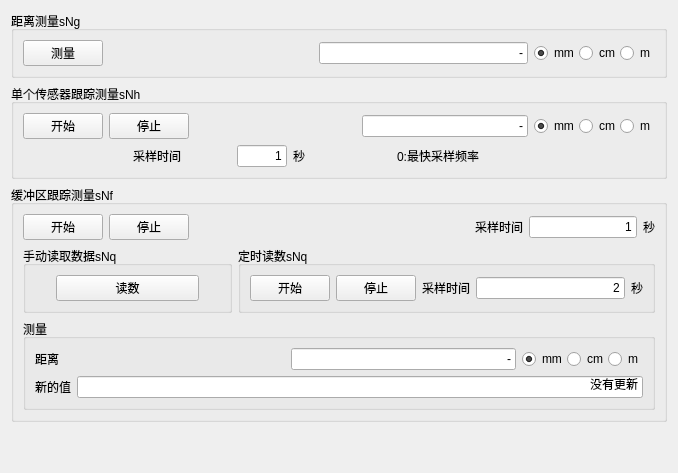
              <widget class="QWidget" name="tab_measure">
               <attribute name="title">
                <string>测量</string>
               </attribute>
               <layout class="QVBoxLayout" name="verticalLayout_17">
                <item>
                 <layout class="QVBoxLayout" name="verticalLayout_18">
                  <item>
                   <widget class="QGroupBox" name="groupBox_messure">
                    <property name="title">
                     <string>距离测量sNg</string>
                    </property>
                    <layout class="QVBoxLayout" name="verticalLayout_5">
                     <item>
                      <layout class="QHBoxLayout" name="horizontalLayout_6">
                       <property name="leftMargin">
                        <number>0</number>
                       </property>
                       <property name="rightMargin">
                        <number>0</number>
                       </property>
                       <item>
                        <widget class="QPushButton" name="distance_measure">
                         <property name="text">
                          <string>测量</string>
                         </property>
                        </widget>
                       </item>
                       <item>
                        <spacer name="horizontalSpacer_15">
                         <property name="orientation">
                          <enum>Qt::Horizontal</enum>
                         </property>
                         <property name="sizeHint" stdset="0">
                          <size>
                           <width>40</width>
                           <height>20</height>
                          </size>
                         </property>
                        </spacer>
                       </item>
                       <item>
                        <widget class="QLineEdit" name="distance_display">
                         <property name="text">
                          <string>-</string>
                         </property>
                         <property name="alignment">
                          <set>Qt::AlignRight|Qt::AlignTrailing|Qt::AlignVCenter</set>
                         </property>
                        </widget>
                       </item>
                       <item>
                        <layout class="QHBoxLayout" name="horizontalLayout_5">
                         <property name="spacing">
                          <number>0</number>
                         </property>
                         <item>
                          <widget class="QRadioButton" name="distance_mm">
                           <property name="text">
                            <string>mm</string>
                           </property>
                           <property name="checked">
                            <bool>true</bool>
                           </property>
                          </widget>
                         </item>
                         <item>
                          <widget class="QRadioButton" name="distance_cm">
                           <property name="text">
                            <string>cm</string>
                           </property>
                          </widget>
                         </item>
                         <item>
                          <widget class="QRadioButton" name="distance_m">
                           <property name="text">
                            <string>m</string>
                           </property>
                          </widget>
                         </item>
                        </layout>
                       </item>
                      </layout>
                     </item>
                    </layout>
                   </widget>
                  </item>
                  <item>
                   <widget class="QGroupBox" name="groupBox_sensor">
                    <property name="title">
                     <string>单个传感器跟踪测量sNh</string>
                    </property>
                    <layout class="QVBoxLayout" name="verticalLayout_7">
                     <item>
                      <layout class="QHBoxLayout" name="horizontalLayout_8">
                       <property name="sizeConstraint">
                        <enum>QLayout::SetMinimumSize</enum>
                       </property>
                       <item>
                        <widget class="QPushButton" name="sensor_start">
                         <property name="text">
                          <string>开始</string>
                         </property>
                        </widget>
                       </item>
                       <item>
                        <widget class="QPushButton" name="sensor_stop">
                         <property name="text">
                          <string>停止</string>
                         </property>
                        </widget>
                       </item>
                       <item>
                        <spacer name="horizontalSpacer_14">
                         <property name="orientation">
                          <enum>Qt::Horizontal</enum>
                         </property>
                         <property name="sizeHint" stdset="0">
                          <size>
                           <width>40</width>
                           <height>20</height>
                          </size>
                         </property>
                        </spacer>
                       </item>
                       <item>
                        <widget class="QLineEdit" name="sensor_distance">
                         <property name="text">
                          <string>-</string>
                         </property>
                         <property name="alignment">
                          <set>Qt::AlignRight|Qt::AlignTrailing|Qt::AlignVCenter</set>
                         </property>
                        </widget>
                       </item>
                       <item>
                        <layout class="QHBoxLayout" name="horizontalLayout_7">
                         <property name="spacing">
                          <number>0</number>
                         </property>
                         <item>
                          <widget class="QRadioButton" name="sensor_mm">
                           <property name="text">
                            <string>mm</string>
                           </property>
                           <property name="checked">
                            <bool>true</bool>
                           </property>
                          </widget>
                         </item>
                         <item>
                          <widget class="QRadioButton" name="sensor_cm">
                           <property name="text">
                            <string>cm</string>
                           </property>
                          </widget>
                         </item>
                         <item>
                          <widget class="QRadioButton" name="sensor_m">
                           <property name="text">
                            <string>m</string>
                           </property>
                          </widget>
                         </item>
                        </layout>
                       </item>
                      </layout>
                     </item>
                     <item>
                      <layout class="QHBoxLayout" name="horizontalLayout_10">
                       <property name="leftMargin">
                        <number>110</number>
                       </property>
                       <item>
                        <layout class="QHBoxLayout" name="horizontalLayout_9">
                         <item>
                          <widget class="QLabel" name="label_10">
                           <property name="text">
                            <string>采样时间</string>
                           </property>
                          </widget>
                         </item>
                         <item>
                          <widget class="QLineEdit" name="lineEdit_sampleTime1">
                           <property name="sizePolicy">
                            <sizepolicy hsizetype="Preferred" vsizetype="Fixed">
                             <horstretch>0</horstretch>
                             <verstretch>0</verstretch>
                            </sizepolicy>
                           </property>
                           <property name="maximumSize">
                            <size>
                             <width>50</width>
                             <height>16777215</height>
                            </size>
                           </property>
                           <property name="text">
                            <string>1</string>
                           </property>
                           <property name="alignment">
                            <set>Qt::AlignRight|Qt::AlignTrailing|Qt::AlignVCenter</set>
                           </property>
                          </widget>
                         </item>
                         <item>
                          <widget class="QLabel" name="label_13">
                           <property name="text">
                            <string>秒</string>
                           </property>
                          </widget>
                         </item>
                        </layout>
                       </item>
                       <item>
                        <widget class="QLabel" name="label_11">
                         <property name="text">
                          <string>0:最快采样频率</string>
                         </property>
                        </widget>
                       </item>
                      </layout>
                     </item>
                    </layout>
                   </widget>
                  </item>
                  <item>
                   <widget class="QGroupBox" name="groupBox_buffer">
                    <property name="title">
                     <string>缓冲区跟踪测量sNf</string>
                    </property>
                    <layout class="QVBoxLayout" name="verticalLayout_9">
                     <item>
                      <layout class="QHBoxLayout" name="horizontalLayout_15">
                       <item>
                        <layout class="QHBoxLayout" name="horizontalLayout_12">
                         <item>
                          <widget class="QPushButton" name="buffer_start">
                           <property name="sizePolicy">
                            <sizepolicy hsizetype="Expanding" vsizetype="Fixed">
                             <horstretch>0</horstretch>
                             <verstretch>0</verstretch>
                            </sizepolicy>
                           </property>
                           <property name="text">
                            <string>开始</string>
                           </property>
                          </widget>
                         </item>
                         <item>
                          <widget class="QPushButton" name="buffer_stop">
                           <property name="sizePolicy">
                            <sizepolicy hsizetype="Expanding" vsizetype="Fixed">
                             <horstretch>0</horstretch>
                             <verstretch>0</verstretch>
                            </sizepolicy>
                           </property>
                           <property name="text">
                            <string>停止</string>
                           </property>
                          </widget>
                         </item>
                        </layout>
                       </item>
                       <item>
                        <spacer name="horizontalSpacer_13">
                         <property name="orientation">
                          <enum>Qt::Horizontal</enum>
                         </property>
                         <property name="sizeHint" stdset="0">
                          <size>
                           <width>280</width>
                           <height>20</height>
                          </size>
                         </property>
                        </spacer>
                       </item>
                       <item>
                        <layout class="QHBoxLayout" name="horizontalLayout_11">
                         <item>
                          <widget class="QLabel" name="label_14">
                           <property name="text">
                            <string>采样时间</string>
                           </property>
                          </widget>
                         </item>
                         <item>
                          <widget class="QLineEdit" name="lineEdit_sampleTime2">
                           <property name="sizePolicy">
                            <sizepolicy hsizetype="Preferred" vsizetype="Fixed">
                             <horstretch>0</horstretch>
                             <verstretch>0</verstretch>
                            </sizepolicy>
                           </property>
                           <property name="text">
                            <string>1</string>
                           </property>
                           <property name="alignment">
                            <set>Qt::AlignRight|Qt::AlignTrailing|Qt::AlignVCenter</set>
                           </property>
                          </widget>
                         </item>
                         <item>
                          <widget class="QLabel" name="label_15">
                           <property name="text">
                            <string>秒</string>
                           </property>
                          </widget>
                         </item>
                        </layout>
                       </item>
                      </layout>
                     </item>
                     <item>
                      <layout class="QHBoxLayout" name="horizontalLayout_21" stretch="1,2">
                       <item>
                        <widget class="QGroupBox" name="groupBox_manualRead">
                         <property name="title">
                          <string>手动读取数据sNq</string>
                         </property>
                         <layout class="QVBoxLayout" name="verticalLayout_8">
                          <property name="leftMargin">
                           <number>30</number>
                          </property>
                          <property name="rightMargin">
                           <number>30</number>
                          </property>
                          <item>
                           <widget class="QPushButton" name="manual_read">
                            <property name="text">
                             <string>读数</string>
                            </property>
                           </widget>
                          </item>
                         </layout>
                        </widget>
                       </item>
                       <item>
                        <widget class="QGroupBox" name="groupBox_timeRead">
                         <property name="title">
                          <string>定时读数sNq</string>
                         </property>
                         <layout class="QHBoxLayout" name="horizontalLayout_16">
                          <item>
                           <layout class="QHBoxLayout" name="horizontalLayout_13">
                            <item>
                             <widget class="QPushButton" name="timing_start">
                              <property name="text">
                               <string>开始</string>
                              </property>
                             </widget>
                            </item>
                            <item>
                             <widget class="QPushButton" name="timing_stop">
                              <property name="text">
                               <string>停止</string>
                              </property>
                             </widget>
                            </item>
                           </layout>
                          </item>
                          <item>
                           <layout class="QHBoxLayout" name="horizontalLayout_14">
                            <item>
                             <widget class="QLabel" name="label">
                              <property name="text">
                               <string>采样时间</string>
                              </property>
                             </widget>
                            </item>
                            <item>
                             <widget class="QLineEdit" name="lineEdit_sampleTime3">
                              <property name="sizePolicy">
                               <sizepolicy hsizetype="Expanding" vsizetype="Fixed">
                                <horstretch>0</horstretch>
                                <verstretch>0</verstretch>
                               </sizepolicy>
                              </property>
                              <property name="text">
                               <string>2</string>
                              </property>
                              <property name="alignment">
                               <set>Qt::AlignRight|Qt::AlignTrailing|Qt::AlignVCenter</set>
                              </property>
                             </widget>
                            </item>
                            <item>
                             <widget class="QLabel" name="label_2">
                              <property name="text">
                               <string>秒</string>
                              </property>
                             </widget>
                            </item>
                           </layout>
                          </item>
                         </layout>
                        </widget>
                       </item>
                      </layout>
                     </item>
                     <item>
                      <widget class="QGroupBox" name="groupBox_bufferMeasure">
                       <property name="title">
                        <string>测量</string>
                       </property>
                       <layout class="QVBoxLayout" name="verticalLayout_6">
                        <item>
                         <layout class="QHBoxLayout" name="horizontalLayout_19">
                          <item>
                           <widget class="QLabel" name="label_12">
                            <property name="text">
                             <string>距离</string>
                            </property>
                           </widget>
                          </item>
                          <item>
                           <spacer name="horizontalSpacer_16">
                            <property name="orientation">
                             <enum>Qt::Horizontal</enum>
                            </property>
                            <property name="sizeHint" stdset="0">
                             <size>
                              <width>40</width>
                              <height>20</height>
                             </size>
                            </property>
                           </spacer>
                          </item>
                          <item>
                           <widget class="QLineEdit" name="measure_distance">
                            <property name="text">
                             <string>-</string>
                            </property>
                            <property name="alignment">
                             <set>Qt::AlignRight|Qt::AlignTrailing|Qt::AlignVCenter</set>
                            </property>
                           </widget>
                          </item>
                          <item>
                           <layout class="QHBoxLayout" name="horizontalLayout_18">
                            <property name="spacing">
                             <number>0</number>
                            </property>
                            <item>
                             <widget class="QRadioButton" name="measureDistance_mm">
                              <property name="text">
                               <string>mm</string>
                              </property>
                              <property name="checked">
                               <bool>true</bool>
                              </property>
                             </widget>
                            </item>
                            <item>
                             <widget class="QRadioButton" name="measureDistance_cm">
                              <property name="text">
                               <string>cm</string>
                              </property>
                             </widget>
                            </item>
                            <item>
                             <widget class="QRadioButton" name="measureDistance_m">
                              <property name="text">
                               <string>m</string>
                              </property>
                             </widget>
                            </item>
                           </layout>
                          </item>
                         </layout>
                        </item>
                        <item>
                         <layout class="QHBoxLayout" name="horizontalLayout_20">
                          <item>
                           <widget class="QLabel" name="label_16">
                            <property name="text">
                             <string>新的值</string>
                            </property>
                           </widget>
                          </item>
                          <item>
                           <widget class="QLineEdit" name="measure_newvalue">
                            <property name="text">
                             <string>没有更新</string>
                            </property>
                            <property name="alignment">
                             <set>Qt::AlignRight|Qt::AlignTrailing|Qt::AlignVCenter</set>
                            </property>
                           </widget>
                          </item>
                         </layout>
                        </item>
                       </layout>
                      </widget>
                     </item>
                    </layout>
                   </widget>
                  </item>
                  <item>
                   <spacer name="verticalSpacer_16">
                    <property name="orientation">
                     <enum>Qt::Vertical</enum>
                    </property>
                    <property name="sizeHint" stdset="0">
                     <size>
                      <width>20</width>
                      <height>40</height>
                     </size>
                    </property>
                   </spacer>
                  </item>
                 </layout>
                </item>
               </layout>
              </widget>
